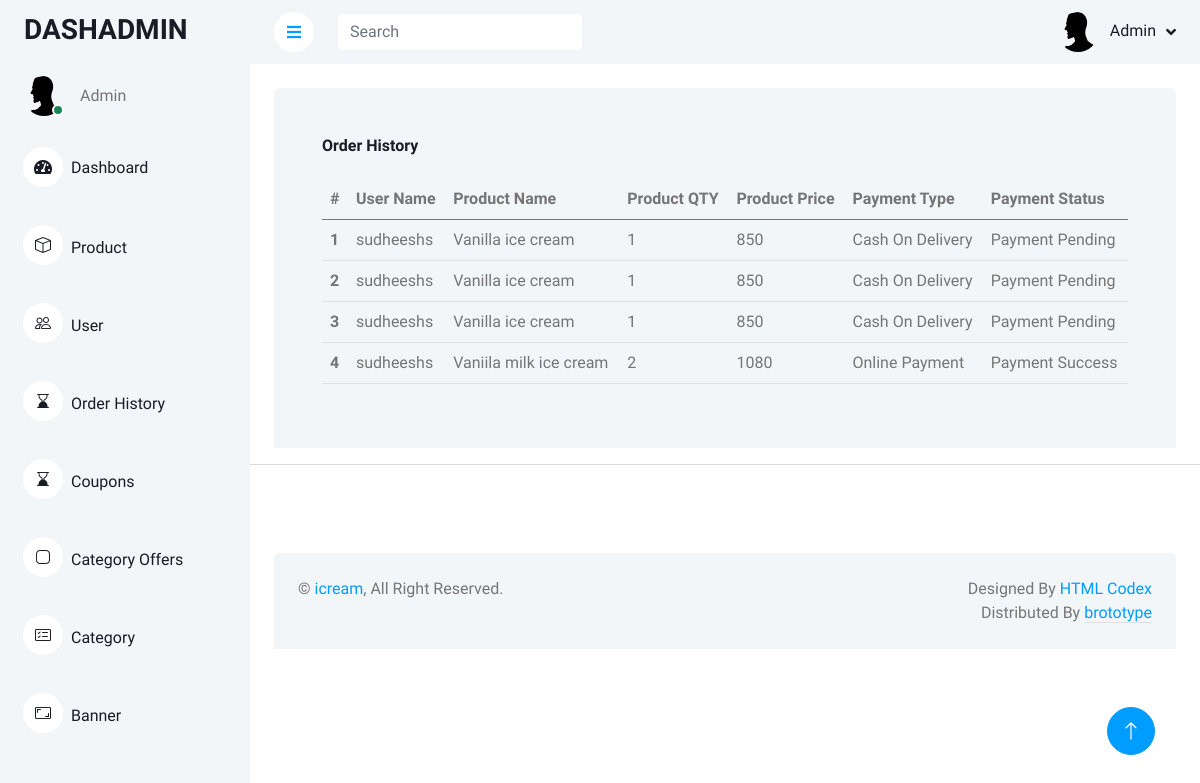
Page /order/history on the earlier database version.
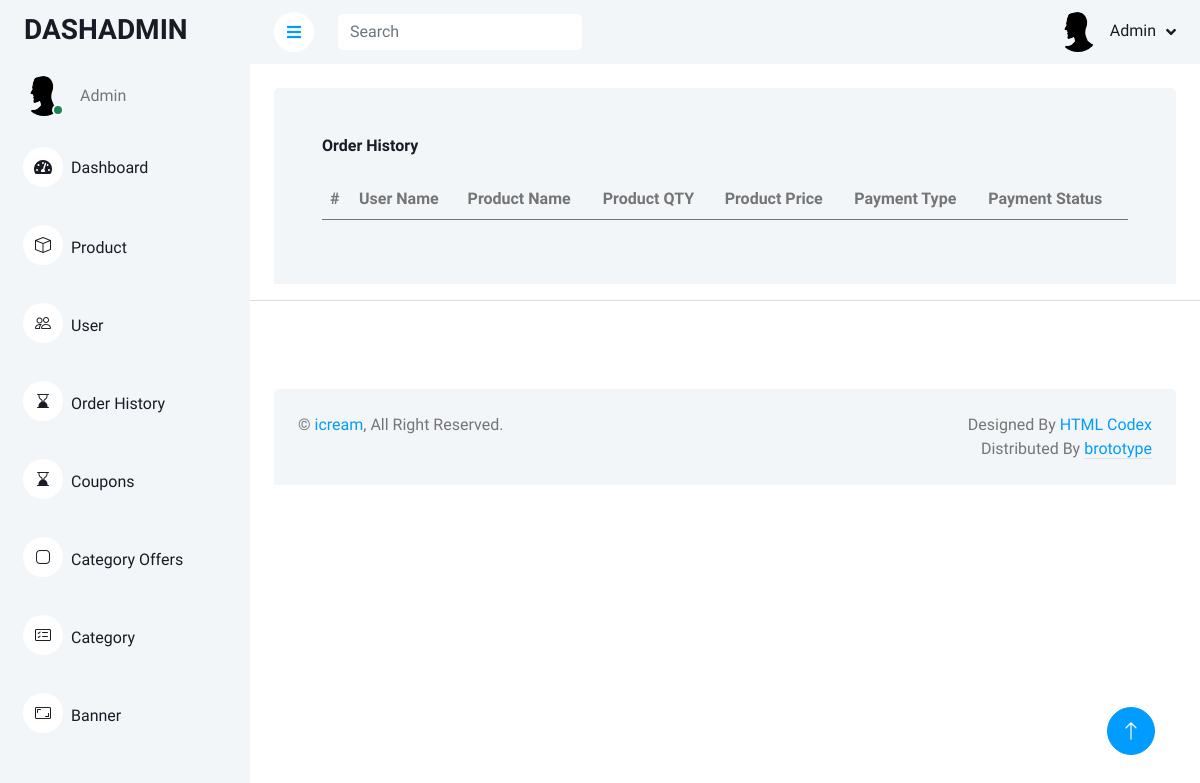
Same page on the later database version.
### payment/models.py (models this page shows, shortened)
class OrderList(models.Model):
    user_id = models.ForeignKey(UserInfo, on_delete=models.CASCADE)
    product_name = models.CharField(max_length=20)
    product_image = models.ImageField(upload_to='orders/', default=None)
    product_price = models.IntegerField(default=None)
    product_discription = models.TextField(default=None)
    order_date = models.DateField(auto_now_add=True)
    order_time = models.TimeField(default=now)
    product_qty = models.IntegerField(default=None)
    product_total = models.IntegerField(default=None)
    is_cancel = models.BooleanField(default=None)
    is_delivered = models.BooleanField(default=None)
    payment_type = models.CharField(max_length=10)
    address = models.ForeignKey(OrderAddress, on_delete=models.CASCADE,default=None)
    is_payment = models.BooleanField(default=None)
    order_pack = models.ForeignKey(OrderPackage, on_delete=models.CASCADE,default=None)

### odershandle/views.py (the view)
# urls.py: path('history',views.order_history,name='order_history'),
def order_history(request):
    p = Paginator(OrderList.objects.all(),5)
    page = request.GET.get('page')
    order_details = p.get_page(page)
    return render(request,'orderhistory.html',{'order_details':order_details})

### odershandle/templates/orderhistory.html (shortened to what this page needs)
{% extends 'admindemo.html' %}
    {% block content %}
    {% load static %}
                <div class="container-fluid pt-4 px-4">
                <div class="bg-light rounded-top p-4">
                    <div class="row ">
                        <div class="col-sm-12 col-xl-12">
                            <div class="bg-light rounded h-100 p-4">
                                <h6 class="mb-4">Order History</h6>
                                <table class="table" id="example">
                                    <thead>
                                        <tr>
                                            <th scope="col">#</th>
                                            <th scope="col">User Name</th>
                                            <th scope="col">Product Name</th>
                                            <th scope="col">Product QTY</th>
                                            <th scope="col">Product Price</th>
                                            <th scope="col">Payment Type</th>
                                            <th scope="col">Payment Status</th>
                                        </tr>
                                    </thead>
                                    <tbody>
                                        {% for list in order_details %}
                                        <tr>
                                            <th scope="row">{{forloop.counter}}</th>
                                            <td>{{list.user_id.username}}</td>
                                            <td>{{list.product_name}}</td>
                                            <td>{{list.product_qty}}</td>
                                            <td>{{list.product_total}}</td>
                                            {% if list.payment_type == 'cod' %}<td>Cash On Delivery</td>{% endif %}
                                            {% if list.payment_type == 'on' %}<td>Online Payment</td>{% endif %}
                                            {% if list.is_payment %}<td>Payment Success</td>{% else %}<td>Payment Pending</td>{% endif %}
                                        </tr>
                                        {% endfor %}
                                    </tbody>
                                </table>
                            </div>
                        </div>
                    </div>
                </div>
                </div>
                <hr><br><br>
    {% endblock %}

### customize/templates/admindemo.html (shortened to what this page needs)
{% load static %}
<!DOCTYPE html>
<html lang="en">
<head>
    <link href="https://cdnjs.cloudflare.com/ajax/libs/font-awesome/5.10.0/css/all.min.css" rel="stylesheet">
    <link href="https://cdn.jsdelivr.net/npm/bootstrap-icons@1.4.1/font/bootstrap-icons.css" rel="stylesheet">
    <link rel="stylesheet" href="https://cdn.jsdelivr.net/npm/bootstrap-icons@1.3.0/font/bootstrap-icons.css">
    <link href="{% static 'dlib/owlcarousel/assets/owl.carousel.min.css' %}" rel="stylesheet">
    <link href="{% static 'dlib/tempusdominus/css/tempusdominus-bootstrap-4.min.css' %}" rel="stylesheet" />
    <link href="{% static 'dcss/bootstrap.min.css' %}" rel="stylesheet">
    <link href="{% static 'dcss/style.css' %}" rel="stylesheet">
    <link rel="stylesheet" href="https://cdnjs.cloudflare.com/ajax/libs/cropperjs/1.5.13/cropper.min.css" />
    <link href="https://cdn.datatables.net/1.13.1/css/jquery.dataTables.min.css" rel="stylesheet">
    <link href="https://cdn.datatables.net/buttons/2.3.2/css/buttons.dataTables.min.css" rel="stylesheet">
</head>
<body>
    <div class="container-xxl position-relative bg-white d-flex p-0">
        <div class="sidebar pe-4 pb-3">
            <nav class="navbar bg-light navbar-light">
                <a href="{% url 'dashbord' %}" class="navbar-brand mx-4 mb-3">
                    <h3 class=""></i>DASHADMIN</h3>
                </a>
                <div class="d-flex align-items-center ms-4 mb-4">
                    <div class="position-relative">
                        <img class="rounded-circle" src="{% static 'img/logo.webp'%}" alt="" style="width: 40px; height: 40px;">
                        <div class="bg-success rounded-circle border border-2 border-white position-absolute end-0 bottom-0 p-1"></div>
                    </div>
                    <div class="ms-3">
                        <span>Admin</span>
                    </div>
                </div>
                <div class="navbar-nav w-100">
                    <a href="{% url 'dashbord' %}" class="nav-item nav-link "><i class="fa fa-tachometer-alt me-2"></i>Dashboard</a><br>
                    <a href="{% url 'product_table' %}" class="nav-item nav-link "><i class="bi bi-box me-2"></i>Product</a><br>
                    <a href="{% url 'user_table' %}" class="nav-item nav-link "><i class="bi bi-people me-2"></i>User</a><br>
                    <a href="{% url 'order_history' %}" class="nav-item nav-link "><i class="bi bi-hourglass-bottom me-2"></i>Order History</a><br>
                    <a href="{% url 'coupoons' %}" class="nav-item nav-link "><i class="bi bi-hourglass-bottom me-2"></i>Coupons</a><br>
                    <a href="{% url 'coupon_view' %}" class="nav-item nav-link "><i class="bi bi-app me-2"></i>Category Offers</a><br>
                    <a href="{% url 'product_category' %}" class="nav-item nav-link "><i class="bi bi-card-checklist me-2"></i>Category</a><br>
                    <a href="{% url 'banners' %}" class="nav-item nav-link "><i class="bi bi-aspect-ratio me-2"></i>Banner</a><br>
                    </div>
                </div>
        </div>
        <div class="content">
            <nav class="navbar navbar-expand bg-light navbar-light sticky-top px-4 py-0">
                <a href="#" class="sidebar-toggler flex-shrink-0">
                    <i class="fa fa-bars"></i>
                </a>
                <form class="d-none d-md-flex ms-4">
                    <input class="form-control border-0" type="search" placeholder="Search">
                </form>
                <div class="navbar-nav align-items-center ms-auto">
                    <div class="nav-item dropdown">
                        <a href="#" class="nav-link dropdown-toggle" data-bs-toggle="dropdown">
                            <img class="rounded-circle me-lg-2" src="{% static 'img/logo.webp'%}" alt="" style="width: 40px; height: 40px;">
                            <span class="d-none d-lg-inline-flex">Admin</span>
                        </a>
                    </div>
                </div>
            </nav>
                {% block content %}{% endblock content %}
            <div class="container-fluid pt-4 px-4">
                <div class="bg-light rounded-top p-4">
                    <div class="row">
                        <div class="col-12 col-sm-6 text-center text-sm-start">
                            &copy; <a href="#">icream</a>, All Right Reserved.
                        </div>
                        <div class="col-12 col-sm-6 text-center text-sm-end">
                            Designed By <a href="https://htmlcodex.com">HTML Codex</a>
                        Distributed By <a class="border-bottom" href="https://themewagon.com" target="_blank">brototype</a>
                        </div>
                    </div>
                </div>
            </div>
        </div>
        <a href="#" class="btn btn-lg btn-primary btn-lg-square back-to-top"><i class="bi bi-arrow-up"></i></a>
</body>
</html>

### static/dcss/style.css (style rules this page uses)
:root { --primary: #F195B2 ; --light: #F3F6F9; --dark: #191C24; }
.back-to-top { position: fixed; display: none; right: 45px; bottom: 45px; z-index: 99; }
.btn { transition: .5s; }
.btn.btn-primary { color: #FFFFFF; }
.btn-lg-square { width: 48px; height: 48px; }
.btn-square, .btn-sm-square, .btn-lg-square { padding: 0; display: inline-flex; align-items: center; justify-content: center; font-weight: normal; border-radius: 50px; }
.sidebar { position: fixed; top: 0; left: 0; bottom: 0; width: 250px; height: 100vh; overflow-y: auto; background: var(--light); transition: 0.5s; z-index: 999; }
.content { margin-left: 250px; min-height: 100vh; background: #FFFFFF; transition: 0.5s; }
@media (min-width: 992px) { .sidebar { margin-left: 0; } }
@media (min-width: 992px) { .content { width: calc(100% - 250px); } }
.sidebar .navbar .navbar-nav .nav-link { padding: 7px 20px; color: var(--dark); font-weight: 500; border-left: 3px solid var(--light); border-radius: 0 30px 30px 0; outline: none; }
.sidebar .navbar .navbar-nav .nav-link i { width: 40px; height: 40px; display: inline-flex; align-items: center; justify-content: center; background: #FFFFFF; border-radius: 40px; }
.content .navbar .navbar-nav .nav-link { margin-left: 25px; padding: 12px 0; color: var(--dark); outline: none; }
.content .navbar .sidebar-toggler, .content .navbar .navbar-nav .nav-link i { width: 40px; height: 40px; display: inline-flex; align-items: center; justify-content: center; background: #FFFFFF; border-radius: 40px; }
.content .navbar .dropdown-toggle::after { margin-left: 6px; vertical-align: middle; border: none; content: "\f107"; font-family: "Font Awesome 5 Free"; font-weight: 900; transition: .5s; }

Differences in the rows shown:
removed OrderList: user_id.username "sudheeshs", product_name "Vanilla ice cream", product_qty "1", product_total "850", payment_type "Cash On Delivery", is_payment "Payment Pending"
removed OrderList: user_id.username "sudheeshs", product_name "Vanilla ice cream", product_qty "1", product_total "850", payment_type "Cash On Delivery", is_payment "Payment Pending"
removed OrderList: user_id.username "sudheeshs", product_name "Vanilla ice cream", product_qty "1", product_total "850", payment_type "Cash On Delivery", is_payment "Payment Pending"
removed OrderList: user_id.username "sudheeshs", product_name "Vaniila milk ice cream", product_qty "2", product_total "1080", payment_type "Online Payment", is_payment "Payment Success"
